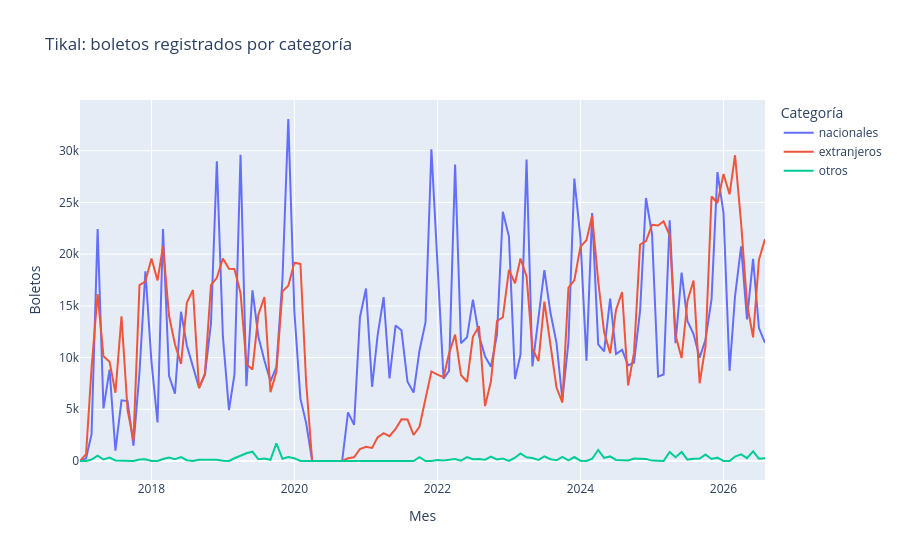

This figure's notebook cell:
### Markdown cell above
## 8. Visualizaciones exploratorias

Las siguientes gráficas describen fuentes **diferentes**. No sumar pasajeros, boletos y movilidad; tampoco sumar subdestinos de telefonía para obtener visitantes únicos de Petén.

### Code cell
t = t.copy(); t['fecha'] = pd.to_datetime(t.fecha)
fig = px.line(t, x='fecha', y=['nacionales','extranjeros','otros'],
              title='Tikal: boletos registrados por categoría', labels={'value':'Boletos','fecha':'Mes','variable':'Categoría'})
fig.show()
